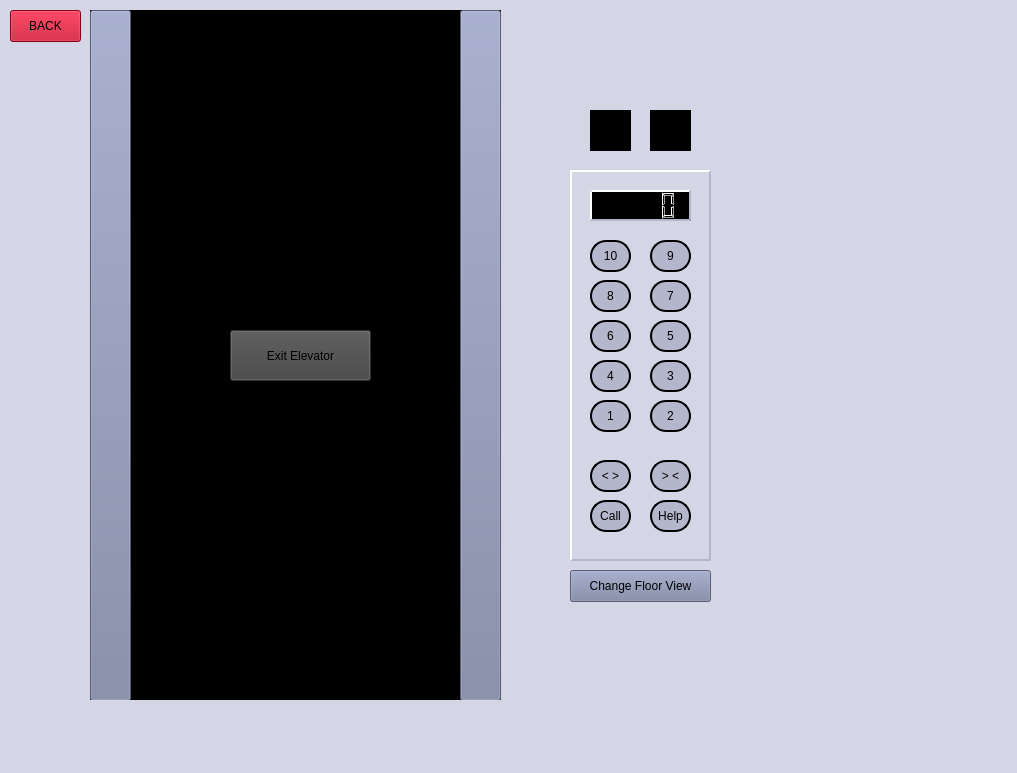
<?xml version="1.0" encoding="UTF-8"?>
<ui version="4.0">
 <class>MainWindow</class>
 <widget class="QMainWindow" name="MainWindow">
  <property name="geometry">
   <rect>
    <x>0</x>
    <y>0</y>
    <width>1017</width>
    <height>773</height>
   </rect>
  </property>
  <property name="windowTitle">
   <string>MainWindow</string>
  </property>
  <property name="styleSheet">
   <string notr="true">background-color: rgb(212, 213, 229);</string>
  </property>
  <widget class="QWidget" name="centralwidget">
   <widget class="QPushButton" name="pressButton10">
    <property name="geometry">
     <rect>
      <x>590</x>
      <y>240</y>
      <width>41</width>
      <height>32</height>
     </rect>
    </property>
    <property name="styleSheet">
     <string notr="true">background-color: rgb(180, 182, 203);
border-style: outset;
border-width: 2px;
border-radius: 16px;
border-color: black;</string>
    </property>
    <property name="text">
     <string>10</string>
    </property>
   </widget>
   <widget class="QPushButton" name="pressButton9">
    <property name="geometry">
     <rect>
      <x>650</x>
      <y>240</y>
      <width>41</width>
      <height>32</height>
     </rect>
    </property>
    <property name="styleSheet">
     <string notr="true">background-color: rgb(180, 182, 203);
border-style: outset;
border-width: 2px;
border-radius: 16px;
border-color: black;</string>
    </property>
    <property name="text">
     <string>9</string>
    </property>
   </widget>
   <widget class="QPushButton" name="pressButton8">
    <property name="geometry">
     <rect>
      <x>590</x>
      <y>280</y>
      <width>41</width>
      <height>32</height>
     </rect>
    </property>
    <property name="styleSheet">
     <string notr="true">background-color: rgb(180, 182, 203);
border-style: outset;
border-width: 2px;
border-radius: 16px;
border-color: black;</string>
    </property>
    <property name="text">
     <string>8</string>
    </property>
   </widget>
   <widget class="QPushButton" name="pressButton7">
    <property name="geometry">
     <rect>
      <x>650</x>
      <y>280</y>
      <width>41</width>
      <height>32</height>
     </rect>
    </property>
    <property name="styleSheet">
     <string notr="true">background-color: rgb(180, 182, 203);
border-style: outset;
border-width: 2px;
border-radius: 16px;
border-color: black;</string>
    </property>
    <property name="text">
     <string>7</string>
    </property>
   </widget>
   <widget class="QPushButton" name="pressButton6">
    <property name="geometry">
     <rect>
      <x>590</x>
      <y>320</y>
      <width>41</width>
      <height>32</height>
     </rect>
    </property>
    <property name="styleSheet">
     <string notr="true">background-color: rgb(180, 182, 203);
border-style: outset;
border-width: 2px;
border-radius: 16px;
border-color: black;</string>
    </property>
    <property name="text">
     <string>6</string>
    </property>
   </widget>
   <widget class="QPushButton" name="pressButton5">
    <property name="geometry">
     <rect>
      <x>650</x>
      <y>320</y>
      <width>41</width>
      <height>32</height>
     </rect>
    </property>
    <property name="styleSheet">
     <string notr="true">background-color: rgb(180, 182, 203);
border-style: outset;
border-width: 2px;
border-radius: 16px;
border-color: black;</string>
    </property>
    <property name="text">
     <string>5</string>
    </property>
   </widget>
   <widget class="QPushButton" name="pressButton4">
    <property name="geometry">
     <rect>
      <x>590</x>
      <y>360</y>
      <width>41</width>
      <height>32</height>
     </rect>
    </property>
    <property name="styleSheet">
     <string notr="true">background-color: rgb(180, 182, 203);
border-style: outset;
border-width: 2px;
border-radius: 16px;
border-color: black;</string>
    </property>
    <property name="text">
     <string>4</string>
    </property>
   </widget>
   <widget class="QPushButton" name="pressButton3">
    <property name="geometry">
     <rect>
      <x>650</x>
      <y>360</y>
      <width>41</width>
      <height>32</height>
     </rect>
    </property>
    <property name="styleSheet">
     <string notr="true">background-color: rgb(180, 182, 203);
border-style: outset;
border-width: 2px;
border-radius: 16px;
border-color: black;</string>
    </property>
    <property name="text">
     <string>3</string>
    </property>
   </widget>
   <widget class="QPushButton" name="pressButton2">
    <property name="geometry">
     <rect>
      <x>650</x>
      <y>400</y>
      <width>41</width>
      <height>32</height>
     </rect>
    </property>
    <property name="styleSheet">
     <string notr="true">background-color: rgb(180, 182, 203);
border-style: outset;
border-width: 2px;
border-radius: 16px;
border-color: black;</string>
    </property>
    <property name="text">
     <string>2</string>
    </property>
   </widget>
   <widget class="QPushButton" name="pressButton1">
    <property name="geometry">
     <rect>
      <x>590</x>
      <y>400</y>
      <width>41</width>
      <height>32</height>
     </rect>
    </property>
    <property name="styleSheet">
     <string notr="true">background-color: rgb(180, 182, 203);
border-style: outset;
border-width: 2px;
border-radius: 16px;
border-color: black;</string>
    </property>
    <property name="text">
     <string>1</string>
    </property>
   </widget>
   <widget class="QPushButton" name="holdOpen">
    <property name="geometry">
     <rect>
      <x>590</x>
      <y>460</y>
      <width>41</width>
      <height>32</height>
     </rect>
    </property>
    <property name="styleSheet">
     <string notr="true">QPushButton {
background-color: rgb(180, 182, 203);
border-style: outset;
border-width: 2px;
border-radius: 16px;
border-color: black;
}

QPushButton:hover {
background-color: orange
}</string>
    </property>
    <property name="text">
     <string>&lt; &gt;</string>
    </property>
   </widget>
   <widget class="QPushButton" name="holdClose">
    <property name="geometry">
     <rect>
      <x>650</x>
      <y>460</y>
      <width>41</width>
      <height>32</height>
     </rect>
    </property>
    <property name="styleSheet">
     <string notr="true">QPushButton {
background-color: rgb(180, 182, 203);
border-style: outset;
border-width: 2px;
border-radius: 16px;
border-color: black;
}

QPushButton:hover {
background-color: orange
}</string>
    </property>
    <property name="text">
     <string>&gt; &lt;</string>
    </property>
   </widget>
   <widget class="QPushButton" name="pressCallButton">
    <property name="geometry">
     <rect>
      <x>590</x>
      <y>500</y>
      <width>41</width>
      <height>32</height>
     </rect>
    </property>
    <property name="styleSheet">
     <string notr="true">background-color: rgb(180, 182, 203);
border-style: outset;
border-width: 2px;
border-radius: 16px;
border-color: black;</string>
    </property>
    <property name="text">
     <string>Call</string>
    </property>
   </widget>
   <widget class="QPushButton" name="pressHelpButton">
    <property name="geometry">
     <rect>
      <x>650</x>
      <y>500</y>
      <width>41</width>
      <height>32</height>
     </rect>
    </property>
    <property name="styleSheet">
     <string notr="true">background-color: rgb(180, 182, 203);
border-style: outset;
border-width: 2px;
border-radius: 16px;
border-color: black;</string>
    </property>
    <property name="text">
     <string>Help</string>
    </property>
   </widget>
   <widget class="QWidget" name="widget_4" native="true">
    <property name="geometry">
     <rect>
      <x>570</x>
      <y>170</y>
      <width>141</width>
      <height>391</height>
     </rect>
    </property>
    <property name="styleSheet">
     <string notr="true">border-style: outset;
border-width: 2px;
border-color: rgb(180, 182, 203);
background-color: rgb(212, 213, 229);</string>
    </property>
    <widget class="QLCDNumber" name="displayFloor">
     <property name="geometry">
      <rect>
       <x>20</x>
       <y>20</y>
       <width>101</width>
       <height>31</height>
      </rect>
     </property>
     <property name="styleSheet">
      <string notr="true">background-color: rgb(0, 0, 0);</string>
     </property>
    </widget>
   </widget>
   <widget class="QLabel" name="intUpArrow">
    <property name="geometry">
     <rect>
      <x>590</x>
      <y>110</y>
      <width>41</width>
      <height>41</height>
     </rect>
    </property>
    <property name="styleSheet">
     <string notr="true">background-color: rgb(0, 0, 0);
font: 32pt;</string>
    </property>
    <property name="text">
     <string> ↑</string>
    </property>
   </widget>
   <widget class="QLabel" name="intDownArrow">
    <property name="geometry">
     <rect>
      <x>650</x>
      <y>110</y>
      <width>41</width>
      <height>41</height>
     </rect>
    </property>
    <property name="styleSheet">
     <string notr="true">font: 32pt;
background-color: rgb(0, 0, 0);</string>
    </property>
    <property name="text">
     <string> ↓</string>
    </property>
   </widget>
   <widget class="QPushButton" name="intLeft">
    <property name="geometry">
     <rect>
      <x>90</x>
      <y>10</y>
      <width>41</width>
      <height>691</height>
     </rect>
    </property>
    <property name="styleSheet">
     <string notr="true">background-color: rgb(121, 129, 161);</string>
    </property>
    <property name="text">
     <string/>
    </property>
   </widget>
   <widget class="QPushButton" name="intRight">
    <property name="geometry">
     <rect>
      <x>460</x>
      <y>10</y>
      <width>41</width>
      <height>691</height>
     </rect>
    </property>
    <property name="styleSheet">
     <string notr="true">background-color: rgb(121, 129, 161);</string>
    </property>
    <property name="text">
     <string/>
    </property>
   </widget>
   <widget class="QPushButton" name="pushBackButton">
    <property name="geometry">
     <rect>
      <x>10</x>
      <y>10</y>
      <width>71</width>
      <height>32</height>
     </rect>
    </property>
    <property name="styleSheet">
     <string notr="true">background-color: rgb(188, 0, 30);</string>
    </property>
    <property name="text">
     <string>BACK</string>
    </property>
   </widget>
   <widget class="QWidget" name="widget_2" native="true">
    <property name="geometry">
     <rect>
      <x>90</x>
      <y>10</y>
      <width>411</width>
      <height>691</height>
     </rect>
    </property>
    <property name="styleSheet">
     <string notr="true">background-color: rgb(0, 0, 0);</string>
    </property>
    <widget class="QPushButton" name="pushExit">
     <property name="geometry">
      <rect>
       <x>140</x>
       <y>320</y>
       <width>141</width>
       <height>51</height>
      </rect>
     </property>
     <property name="styleSheet">
      <string notr="true">background-color: rgb(68, 68, 68);</string>
     </property>
     <property name="text">
      <string>Exit Elevator</string>
     </property>
    </widget>
   </widget>
   <widget class="QLabel" name="label">
    <property name="geometry">
     <rect>
      <x>10</x>
      <y>700</y>
      <width>831</width>
      <height>191</height>
     </rect>
    </property>
    <property name="text">
     <string/>
    </property>
    <property name="pixmap">
     <pixmap resource="carpet.qrc">:/carpet/Carpet.jpg</pixmap>
    </property>
    <property name="scaledContents">
     <bool>true</bool>
    </property>
   </widget>
   <widget class="QPushButton" name="changeView">
    <property name="geometry">
     <rect>
      <x>570</x>
      <y>570</y>
      <width>141</width>
      <height>32</height>
     </rect>
    </property>
    <property name="styleSheet">
     <string notr="true">background-color: rgb(121, 129, 161);</string>
    </property>
    <property name="text">
     <string>Change Floor View</string>
    </property>
   </widget>
   <zorder>widget_2</zorder>
   <zorder>widget_4</zorder>
   <zorder>pressButton10</zorder>
   <zorder>pressButton9</zorder>
   <zorder>pressButton8</zorder>
   <zorder>pressButton7</zorder>
   <zorder>pressButton6</zorder>
   <zorder>pressButton5</zorder>
   <zorder>pressButton4</zorder>
   <zorder>pressButton3</zorder>
   <zorder>pressButton2</zorder>
   <zorder>pressButton1</zorder>
   <zorder>holdOpen</zorder>
   <zorder>holdClose</zorder>
   <zorder>pressCallButton</zorder>
   <zorder>pressHelpButton</zorder>
   <zorder>intUpArrow</zorder>
   <zorder>intDownArrow</zorder>
   <zorder>intLeft</zorder>
   <zorder>intRight</zorder>
   <zorder>pushBackButton</zorder>
   <zorder>label</zorder>
   <zorder>changeView</zorder>
  </widget>
  <widget class="QStatusBar" name="statusbar"/>
 </widget>
 <resources>
  <include location="carpet.qrc"/>
 </resources>
 <connections/>
</ui>
